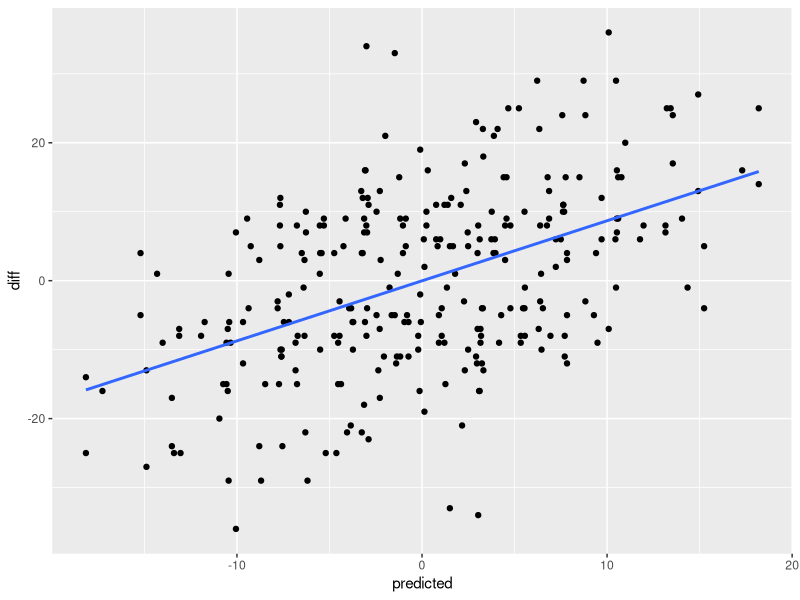

Recreate this plot in R.
## ---- chunk 1
library(readr)
library(tidyverse)
library(dplyr)
## ---- chunk 2
defense22 <- read.csv("data/defense22.csv")
defense23 <- read.csv("data/defense23.csv")
defense24 <- read.csv("data/defense24.csv")
defense25 <- read.csv("data/defense25.csv")
defense26 <- read.csv("data/defense26 (1).csv")
offense <- read.csv("data/combined_acc.csv") |>
  rename(eFGPct_offense = eFGPct,
         TOPct_offense = TOPct,
         ORPct_offense = ORPct,
         FTRate_offense = FTRate)
## ---- chunk 3
acc <- c("Duke", "Clemson", "Virginia", "N.C. State", "North Carolina", "Miami FL",
         "Louisville", "Virginia Tech", "Syracuse", "Florida St.", "Wake Forest",
         "Boston College", "Pittsburgh", "Georgia Tech", "Notre Dame")

new_acc <- c("Duke", "Clemson", "Virginia", "N.C. State", "North Carolina", "Miami FL",
         "Louisville", "Virginia Tech", "Syracuse", "Florida St.", "Wake Forest",
         "Boston College", "Pittsburgh", "Georgia Tech", "Notre Dame",
         "Stanford", "California", "SMU")
## ---- chunk 4
defense22 <- defense22 |>
  filter(TeamName %in% acc) |>
  select(-RankeFGPct, -RankTOPct, -RankORPct, -RankFTRate)

defense23 <- defense23 |>
  filter(TeamName %in% acc) |>
  select(-RankeFGPct, -RankTOPct, -RankORPct, -RankFTRate)

defense24 <- defense24 |>
  filter(TeamName %in% acc) |>
  select(-RankeFGPct, -RankTOPct, -RankORPct, -RankFTRate)

defense25 <- defense25 |>
  filter(TeamName %in% new_acc) |>
  select(-RankeFGPct, -RankTOPct, -RankORPct, -RankFTRate)

defense26 <- defense26 |>
  filter(TeamName %in% new_acc) |>
  select(-RankeFGPct, -RankTOPct, -RankORPct, -RankFTRate)
## ---- chunk 5
combined_defense <- bind_rows(defense22, defense23, defense24, defense25, defense26) |>
  rename(eFGPct_defense = eFGPct,
         TOPct_defense = TOPct,
         ORPct_defense = ORPct,
         FTRate_defense = FTRate)
## ---- chunk 6
full_stats <- left_join(
  combined_defense,
  offense,
  by = c("Season", "TeamName")
) |>
  mutate(opponent = TeamName)
## ---- chunk 7
acc_games <- read.csv("data/acc_games_cleaned.csv") |>
  mutate(Season = season + 1,
         TeamName = team) |>
  select(-season, -team) |>
  filter(Season != 2021) |>
  mutate(
    TeamName = case_when(
      TeamName == "Cal" ~ "California",
      TeamName == "UNC" ~ "North Carolina",
      TeamName == "Florida State" ~ "Florida St.",
      TeamName == "UVA" ~ "Virginia",
      TeamName == "Miami" ~ "Miami FL",
      TeamName == "Pitt" ~ "Pittsburgh",
      TeamName == "NC State" ~ "N.C. State",
      TRUE ~ TeamName
    )
  ) |>
  mutate(
    opponent = case_when(
      opponent == "Cal" ~ "California",
      opponent == "UNC" ~ "North Carolina",
      opponent == "Florida State" ~ "Florida St.",
      opponent == "UVA" ~ "Virginia",
      opponent == "Miami" ~ "Miami FL",
      opponent == "Pitt" ~ "Pittsburgh",
      opponent == "NC State" ~ "N.C. State",
      TRUE ~ opponent)
    )
## ---- chunk 8
games_and_stats <- left_join(
  acc_games,
  full_stats,
  by = c("TeamName", "Season")) |>
  drop_na() |>
  rename("home_eFGPct_offense" = "eFGPct_offense",
         "home_TOPct_offense" = "TOPct_offense",
         "home_ORPct_offense" = "ORPct_offense",
         "home_FTRate_offense" = "FTRate_offense",
         "home_eFGPct_defense" = "eFGPct_defense",
         "home_TOPct_defense" = "TOPct_defense",
         "home_ORPct_defense" = "ORPct_defense",
         "home_FTRate_defense" = "FTRate_defense",
         "opponent" = "opponent.x"
         ) |>
  select(-date, -team_score, - opp_score, -opponent.y) |>
  relocate(Season, TeamName, opponent) |>
  mutate(home = if_else(location == "N", 0, 1)) |>
  select(-location)
## ---- chunk 9
full_games_and_stats <- left_join(
  games_and_stats,
  full_stats,
  by = c("opponent", "Season")
) |>
  rename("away_eFGPct_offense" = "eFGPct_offense",
         "away_TOPct_offense" = "TOPct_offense",
         "away_ORPct_offense" = "ORPct_offense",
         "away_FTRate_offense" = "FTRate_offense",
         "away_eFGPct_defense" = "eFGPct_defense",
         "away_TOPct_defense" = "TOPct_defense",
         "away_ORPct_defense" = "ORPct_defense",
         "away_FTRate_defense" = "FTRate_defense",
         "TeamName" = "TeamName.x"
         ) |>
  select(-TeamName.y) |>
  mutate(
    diff_eFGPct_offense = home_eFGPct_offense - away_eFGPct_offense,
    diff_TOPct_offense = home_TOPct_offense - away_TOPct_offense,
    diff_ORPct_offense = home_ORPct_offense - away_ORPct_offense,
    diff_FTRate_offense = home_FTRate_offense - away_FTRate_offense,
    diff_eFGPct_defense = home_eFGPct_defense - away_eFGPct_defense,
    diff_TOPct_defense = home_TOPct_defense - away_TOPct_defense,
    diff_ORPct_defense = home_ORPct_defense - away_ORPct_defense,
    diff_FTRate_defense = home_FTRate_defense - away_FTRate_defense,
  ) |>
  select(
    TeamName, opponent, diff, Season, diff_eFGPct_offense, diff_TOPct_offense, diff_ORPct_offense, diff_FTRate_offense,
    diff_eFGPct_defense, diff_TOPct_defense, diff_ORPct_defense, diff_FTRate_defense, home
  )|>
  relocate(Season, TeamName, opponent)
## ---- chunk 10
testing <- full_games_and_stats |>
  filter(Season == 2024)

training <- full_games_and_stats |>
  filter(Season != 2024)
## ---- chunk 11
model2 <- lm(diff ~ diff_eFGPct_offense + diff_TOPct_offense + diff_ORPct_offense + diff_FTRate_offense + 
               diff_eFGPct_defense + diff_TOPct_defense + diff_ORPct_defense + diff_FTRate_defense + home,
             data = training)

summary(model2)
## ---- chunk 12
model2_predicted <- testing |>
  mutate(predicted = predict(model2, newdata = testing)) |>
  relocate(diff, predicted)
## ---- chunk 13
ggplot(model2_predicted, aes(x = predicted, y = diff)) +
         geom_point() +
  geom_smooth(method = "lm", se = FALSE)
## ---- chunk 14
lm2 <- lm(diff ~ predicted, data = model2_predicted)

coef(lm2)
## ---- chunk 15
games_2026 <- read.csv("data/2026_predict.csv")
## ---- chunk 16
games_2026 <- games_2026 |>
  mutate(
         TeamName = Home,
         opponent = Away) |>
  select(-Home, -Away) |>
  mutate(
    TeamName = case_when(
      TeamName == "Cal" ~ "California",
      TeamName == "UNC" ~ "North Carolina",
      TeamName == "Florida State" ~ "Florida St.",
      TeamName == "UVA" ~ "Virginia",
      TeamName == "Miami" ~ "Miami FL",
      TeamName == "Pitt" ~ "Pittsburgh",
      TeamName == "NC State" ~ "N.C. State",
      TRUE ~ TeamName
    )
  ) |>
  mutate(
    opponent = case_when(
      opponent == "Cal" ~ "California",
      opponent == "UNC" ~ "North Carolina",
      opponent == "Florida State" ~ "Florida St.",
      opponent == "UVA" ~ "Virginia",
      opponent == "Miami" ~ "Miami FL",
      opponent == "Pitt" ~ "Pittsburgh",
      opponent == "NC State" ~ "N.C. State",
      TRUE ~ opponent)
    ) |>
  mutate(Season = 2026,
         location = "H") |>
  select(TeamName, opponent, Season, location)
## ---- chunk 17
merged_full_2026 <- left_join(
  games_2026,
  full_stats,
  by = c("TeamName", "Season")
) |>
  drop_na() |>
  rename("home_eFGPct_offense" = "eFGPct_offense",
         "home_TOPct_offense" = "TOPct_offense",
         "home_ORPct_offense" = "ORPct_offense",
         "home_FTRate_offense" = "FTRate_offense",
         "home_eFGPct_defense" = "eFGPct_defense",
         "home_TOPct_defense" = "TOPct_defense",
         "home_ORPct_defense" = "ORPct_defense",
         "home_FTRate_defense" = "FTRate_defense",
         "opponent" = "opponent.x"
         ) |>
  select(-opponent.y)
## ---- chunk 18
merged_final_2026 <- left_join(
  merged_full_2026,
  full_stats,
  by = c("opponent", "Season")
) |>
  rename("away_eFGPct_offense" = "eFGPct_offense",
         "away_TOPct_offense" = "TOPct_offense",
         "away_ORPct_offense" = "ORPct_offense",
         "away_FTRate_offense" = "FTRate_offense",
         "away_eFGPct_defense" = "eFGPct_defense",
         "away_TOPct_defense" = "TOPct_defense",
         "away_ORPct_defense" = "ORPct_defense",
         "away_FTRate_defense" = "FTRate_defense",
         "TeamName" = "TeamName.x"
         ) |>
  mutate(
    diff_eFGPct_offense = home_eFGPct_offense - away_eFGPct_offense,
    diff_TOPct_offense = home_TOPct_offense - away_TOPct_offense,
    diff_ORPct_offense = home_ORPct_offense - away_ORPct_offense,
    diff_FTRate_offense = home_FTRate_offense - away_FTRate_offense,
    diff_eFGPct_defense = home_eFGPct_defense - away_eFGPct_defense,
    diff_TOPct_defense = home_TOPct_defense - away_TOPct_defense,
    diff_ORPct_defense = home_ORPct_defense - away_ORPct_defense,
    diff_FTRate_defense = home_FTRate_defense - away_FTRate_defense
  ) |>
  select(
    TeamName, opponent, location, Season, diff_eFGPct_offense, diff_TOPct_offense, diff_ORPct_offense, diff_FTRate_offense,
    diff_eFGPct_defense, diff_TOPct_defense, diff_ORPct_defense, diff_FTRate_defense
  )|>
  relocate(TeamName, opponent, Season) |>
  mutate(home = if_else(location == "N", 0, 1))
## ---- chunk 19
merged_final_2026_pred <- merged_final_2026 |>
  mutate(predicted = predict(model2, newdata = merged_final_2026)) |>
  mutate(predicted_actual = (.7543102 * predicted) + 1.2610274) |>
  relocate(TeamName, opponent, predicted_actual)
